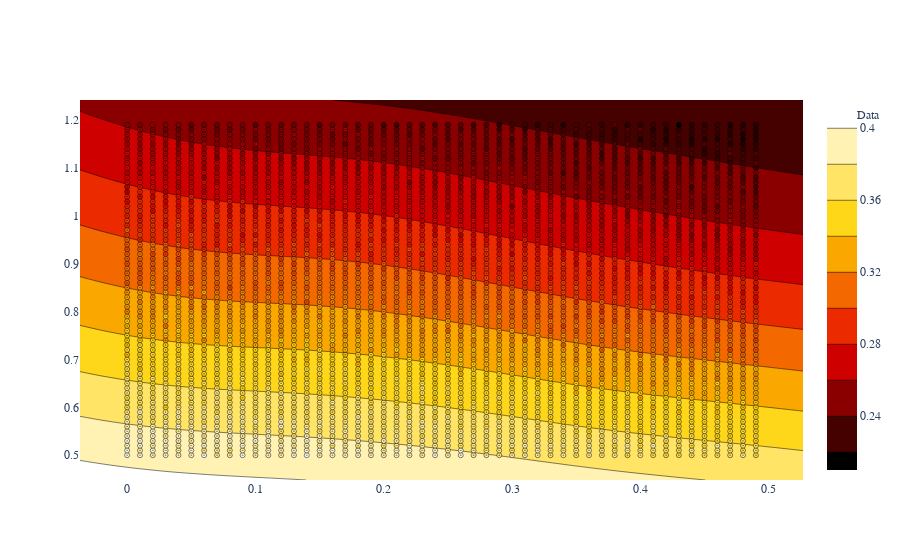

The notebook cell saved with this chart:
### Code cell
# define kernel
ker = GPy.kern.Matern52(2, ARD=True) + GPy.kern.White(2)

# create simple GP model
mm = GPy.models.GPRegression(pw, e2, ker)

# optimize and plot
mm.optimize(messages=True, max_f_eval=1000)
fig = mm.plot()
display(GPy.plotting.show(fig, filename='basic_gp_regression_notebook_2d'))
display(mm)

### Figure 1 — Plotly figure (JSON) as saved in the notebook; plotly's stock layout.template omitted (floating-point values rounded to 4 significant figures; data arrays with more than 128 entries replaced by an {"elided": "..."} marker saying what was removed)
{"data": [{"marker": {"color": {"elided": "3500 float values"}, "colorscale": [[0, "rgb(0,0,0)"], [0.3333, "rgb(230,0,0)"], [0.6667, "rgb(255,210,0)"], [1, "rgb(255,255,255)"]], "line": {"color": "black", "width": 0.5}, "opacity": 1, "size": 5, "symbol": "circle-dot"}, "mode": "markers", "name": "Data", "showlegend": true, "type": "scatter", "x": {"elided": "3500 float values"}, "xaxis": "x", "y": {"elided": "3500 float values"}, "yaxis": "y"}, {"colorscale": [[0, "rgb(0,0,0)"], [0.3333, "rgb(230,0,0)"], [0.6667, "rgb(255,210,0)"], [1, "rgb(255,255,255)"]], "name": "Mean", "type": "contour", "x": [-0.03675, -0.02018, -0.003603, 0.01297, 0.02954, 0.04612, 0.06269, 0.07926, 0.09584, 0.1124, 0.129, 0.1456, 0.1621, 0.1787, 0.1953, 0.2119, 0.2284, 0.245, 0.2616, 0.2781, 0.2947, 0.3113, 0.3279, 0.3444, 0.361, 0.3776, 0.3942, 0.4107, 0.4273, 0.4439, 0.4605, 0.477, 0.4936, 0.5102, 0.5268], "xaxis": "x", "y": [0.4482, 0.4716, 0.4949, 0.5183, 0.5416, 0.5649, 0.5883, 0.6116, 0.635, 0.6583, 0.6816, 0.705, 0.7283, 0.7516, 0.775, 0.7983, 0.8217, 0.845, 0.8683, 0.8917, 0.915, 0.9384, 0.9617, 0.985, 1.008, 1.032, 1.055, 1.078, 1.102, 1.125, 1.148, 1.172, 1.195, 1.218, 1.242], "yaxis": "y", "z": {"elided": "35x35 float values"}}], "layout": {"font": {"family": "Raleway, sans-serif"}, "showlegend": true, "xaxis": {"anchor": "y", "domain": [0, 1]}, "yaxis": {"anchor": "x", "domain": [0, 1]}}}
